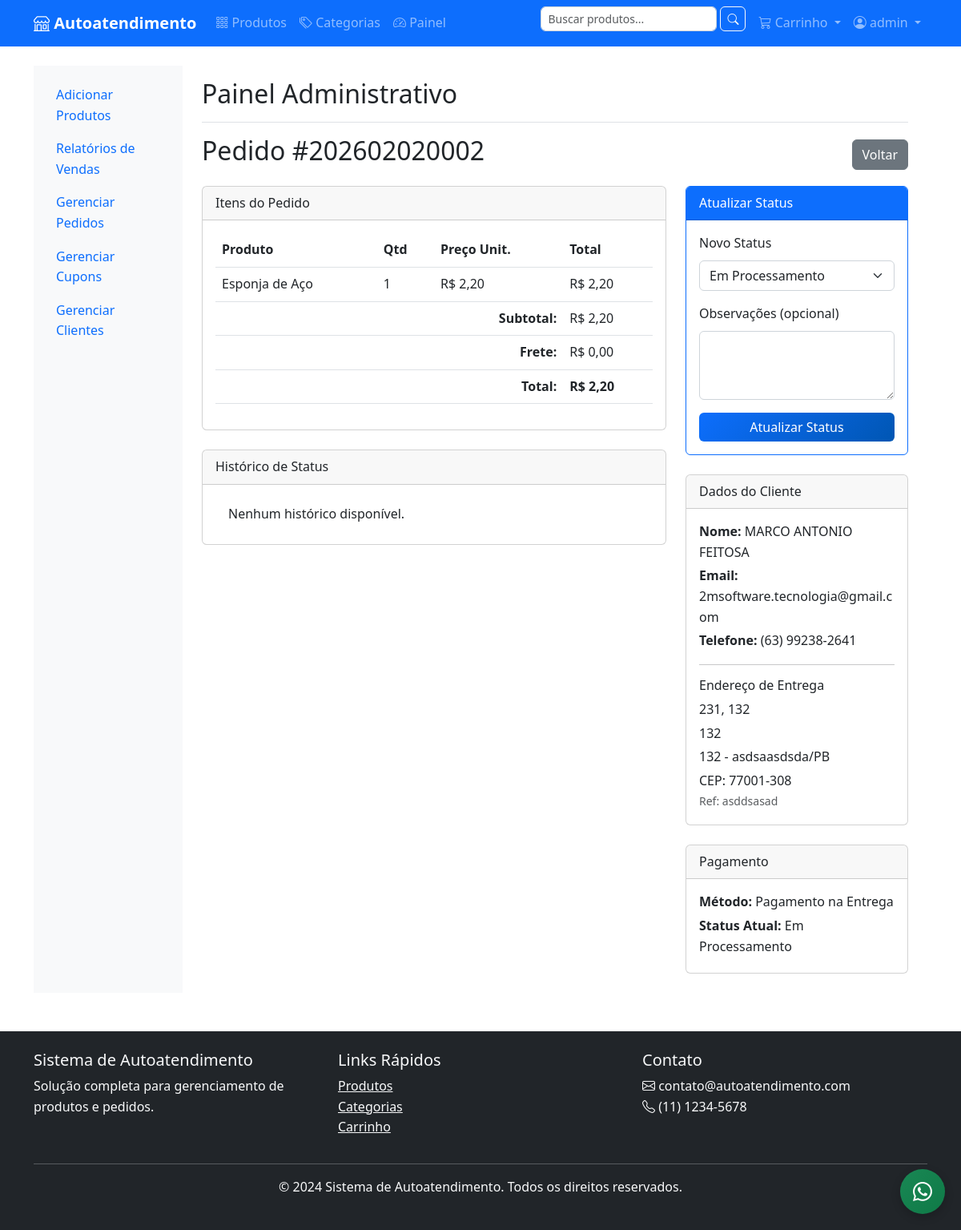
/painel/pedidos/202602020002/ (signed in), run on an earlier commit of the app's database.
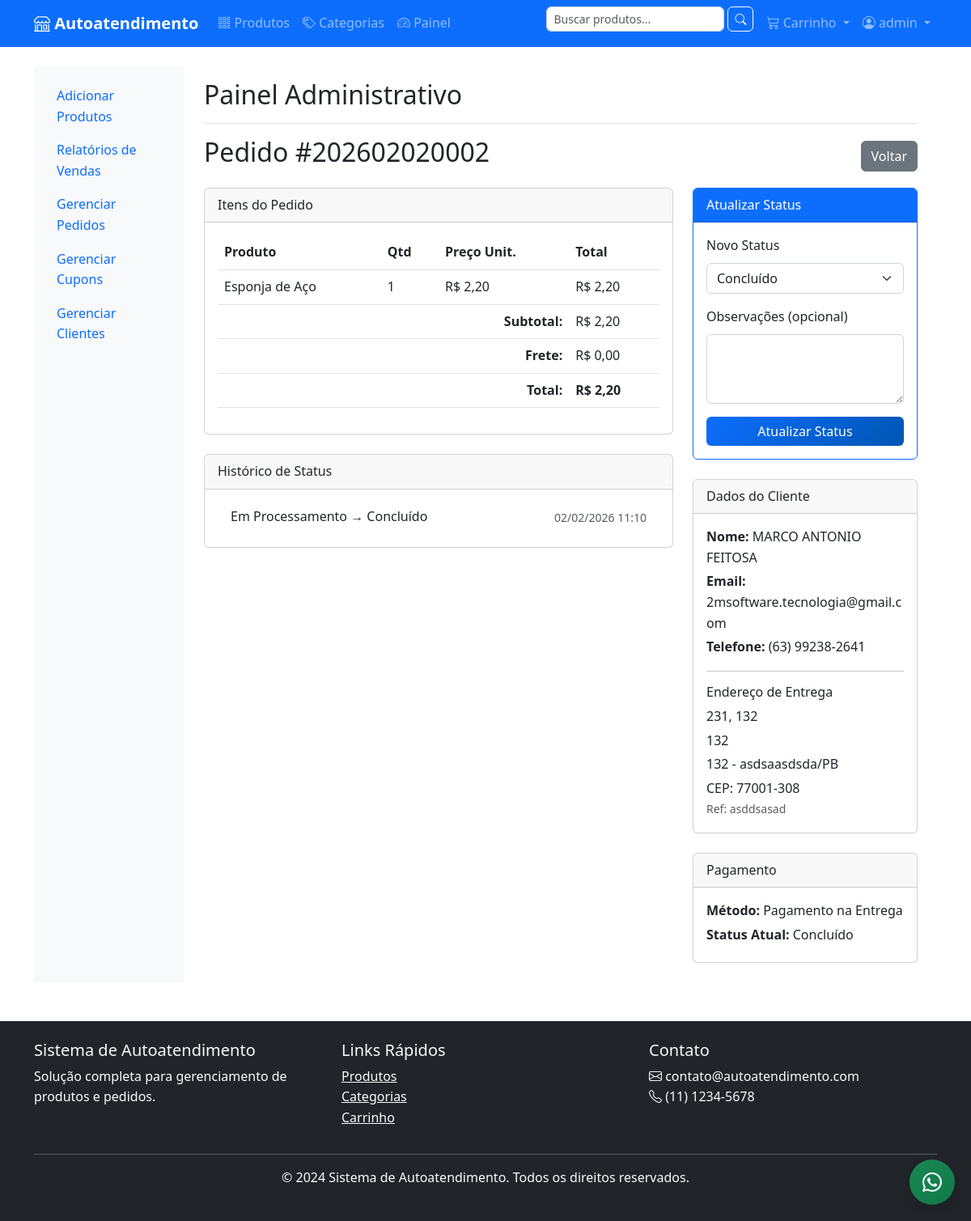
And on a later commit of the database.
### orders/models.py (models this page shows, shortened)
class OrderItem(models.Model):
    order = models.ForeignKey(
        Order,
        on_delete=models.CASCADE,
        related_name='items',
        verbose_name='Pedido'
    )
    product = models.ForeignKey(
        Product,
        on_delete=models.CASCADE,
        verbose_name='Produto'
    )
    quantity = models.PositiveIntegerField('Quantidade')
    price = models.DecimalField('Preço Unitário', max_digits=10, decimal_places=2)
    subtotal = models.DecimalField('Subtotal', max_digits=10, decimal_places=2)
    class Meta:
        verbose_name = 'Item do Pedido'
        verbose_name_plural = 'Itens do Pedido'
        ordering = ['id']

class Order(models.Model):
    STATUS_CHOICES = [
        ('processing', 'Em Processamento'),
        ('out_for_delivery', 'Em Rota de Entrega'),
        ('completed', 'Concluído'),
        ('cancelled', 'Cancelado'),
    ]
    PAYMENT_METHOD_CHOICES = [
        ('credit_card', 'Cartão de Crédito'),
        ('pix', 'PIX'),
        ('pay_on_delivery', 'Pagamento na Entrega'),
    ]
    id = models.UUIDField(primary_key=True, default=uuid.uuid4, editable=False)
    order_number = models.CharField('Número do Pedido', max_length=20, unique=True, db_index=True)
    user = models.ForeignKey(
        User,
        on_delete=models.SET_NULL,
        null=True,
        blank=True,
        verbose_name='Usuário'
    )
    session_key = models.CharField('Chave da Sessão', max_length=40, blank=True, db_index=True)
    customer_name = models.CharField('Nome do Cliente', max_length=100)
    customer_email = models.EmailField('Email do Cliente')
    customer_phone = models.CharField('Telefone do Cliente', max_length=20)
    status = models.CharField('Status', max_length=20, choices=STATUS_CHOICES, default='processing')
    payment_method = models.CharField('Forma de Pagamento', max_length=20, choices=PAYMENT_METHOD_CHOICES, default='credit_card')
    subtotal = models.DecimalField('Subtotal', max_digits=10, decimal_places=2, default=0)
    shipping_cost = models.DecimalField('Frete', max_digits=10, decimal_places=2, default=0)
    discount_amount = models.DecimalField('Desconto', max_digits=10, decimal_places=2, default=0)
    total_amount = models.DecimalField('Total', max_digits=10, decimal_places=2, default=0)
    coupon = models.ForeignKey(
        Coupon,
        on_delete=models.SET_NULL,
        null=True,
        blank=True,
        verbose_name='Cupom de Desconto'
    )
    notes = models.TextField('Observações', blank=True)
    created_at = models.DateTimeField('Criado em', auto_now_add=True)
    updated_at = models.DateTimeField('Atualizado em', auto_now=True)
    class Meta:
        verbose_name = 'Pedido'
        verbose_name_plural = 'Pedidos'
        ordering = ['-created_at']
        indexes = [
            models.Index(fields=['order_number']),
            models.Index(fields=['status']),
            models.Index(fields=['created_at']),
            models.Index(fields=['customer_email']),
        ]

class OrderStatusHistory(models.Model):
    order = models.ForeignKey(
        Order,
        on_delete=models.CASCADE,
        related_name='status_history',
        verbose_name='Pedido'
    )
    old_status = models.CharField('Status Anterior', max_length=20, choices=Order.STATUS_CHOICES)
    new_status = models.CharField('Novo Status', max_length=20, choices=Order.STATUS_CHOICES)
    notes = models.TextField('Observações', blank=True)
    created_at = models.DateTimeField('Criado em', auto_now_add=True)
    class Meta:
        verbose_name = 'Histórico de Status'
        verbose_name_plural = 'Histórico de Status'
        ordering = ['-created_at']

### products/models.py (models this page shows, shortened)
class Product(models.Model):
    name = models.CharField('Nome', max_length=200)
    slug = models.SlugField('Slug', unique=True, max_length=200)
    category = models.ForeignKey(
        Category,
        on_delete=models.CASCADE,
        verbose_name='Categoria'
    )
    brand = models.ForeignKey(
        Brand,
        on_delete=models.SET_NULL,
        null=True,
        blank=True,
        verbose_name='Marca'
    )
    description = models.TextField('Descrição')
    short_description = models.CharField('Descrição Curta', max_length=255, blank=True)
    price = models.DecimalField('Preço', max_digits=10, decimal_places=2)
    stock_quantity = models.PositiveIntegerField('Quantidade em Estoque', default=0)
    sku = models.CharField('SKU', max_length=50, unique=True, blank=True)
    class UnitOfMeasure(models.TextChoices):
        ML = 'ML', 'Mililitro (ml)'
        L = 'L', 'Litro (L)'
        KG = 'KG', 'Quilograma (kg)'
        G = 'G', 'Grama (g)'
    weight = models.DecimalField('Peso (kg)', max_digits=8, decimal_places=2, null=True, blank=True)
    length = models.DecimalField('Comprimento (cm)', max_digits=8, decimal_places=2, null=True, blank=True)
    width = models.DecimalField('Largura (cm)', max_digits=8, decimal_places=2, null=True, blank=True)
    height = models.DecimalField('Altura (cm)', max_digits=8, decimal_places=2, null=True, blank=True)
    unit = models.CharField(
        'Unidade de Medida',
        max_length=5,
        choices=UnitOfMeasure.choices,
        null=True,
        blank=True
    )
    is_active = models.BooleanField('Ativo', default=True)
    is_featured = models.BooleanField('Destaque', default=False)
    created_at = models.DateTimeField('Criado em', auto_now_add=True)
    updated_at = models.DateTimeField('Atualizado em', auto_now=True)
    class Meta:
        verbose_name = 'Produto'
        verbose_name_plural = 'Produtos'
        ordering = ['-created_at']
        indexes = [
            models.Index(fields=['category', 'is_active']),
            models.Index(fields=['brand', 'is_active']),
            models.Index(fields=['price']),
            models.Index(fields=['created_at']),
        ]

### products/admin_views.py (the view)
# urls.py: path('pedidos/<slug:order_number>/', admin_views.OrderAdminDetailView.as_view(), name='orders_detail'),
class OrderAdminDetailView(StaffRequiredMixin, DetailView):
    model = Order
    template_name = 'painel/orders/detail.html'
    context_object_name = 'order'
    slug_field = 'order_number'
    slug_url_kwarg = 'order_number'
    def get_queryset(self):
        return super().get_queryset().prefetch_related('items__product', 'status_history', 'shipping_address')
    def get_context_data(self, **kwargs):
        context = super().get_context_data(**kwargs)
        context['status_choices'] = Order.STATUS_CHOICES
        return context

### cart/context_processors.py (called while the page is built)
def cart(request):
    session_key = request.session.session_key
    if not session_key:
        return {'cart': None, 'cart_total': 0, 'cart_amount': 0}
    try:
        cart = Cart.objects.get(session_key=session_key)
        return {
            'cart': cart,
            'cart_total': cart.total_items,
            'cart_amount': cart.total_amount
        }
    except Cart.DoesNotExist:
        return {'cart': None, 'cart_total': 0, 'cart_amount': 0}

### products/admin_views.py (called while the page is built)
    def test_func(self):
        return self.request.user.is_staff

### templates/painel/orders/detail.html (shortened to what the changed rows need)
{% extends "painel/base_painel.html" %}
{% load static %}
{% block painel_content %}
<div class="d-flex justify-content-between align-items-center mb-3">
  <h2>Pedido #{{ order.order_number }}</h2>
  <a href="{% url 'painel:orders_list' %}" class="btn btn-secondary">Voltar</a>
</div>
<div class="row">
  <div class="col-md-8">
    <div class="card mb-4">
      <div class="card-body">
        <div class="table-responsive">
          <table class="table">
            <thead>
              <tr>
                <th>Produto</th>
                <th>Qtd</th>
                <th>Preço Unit.</th>
                <th>Total</th>
              </tr>
            </thead>
            <tbody>
              {% for item in order.items.all %}
              <tr>
                <td>{{ item.product.name }}</td>
                <td>{{ item.quantity }}</td>
                <td>R$ {{ item.price|floatformat:2 }}</td>
                <td>R$ {{ item.subtotal|floatformat:2 }}</td>
              </tr>
              {% endfor %}
            </tbody>
            <tfoot>
              <tr>
                <td colspan="3" class="text-end"><strong>Subtotal:</strong></td>
                <td>R$ {{ order.subtotal|floatformat:2 }}</td>
              </tr>
              <tr>
                <td colspan="3" class="text-end"><strong>Frete:</strong></td>
                <td>R$ {{ order.shipping_cost|floatformat:2 }}</td>
              </tr>
              <tr>
                <td><strong>R$ {{ order.total_amount|floatformat:2 }}</strong></td>
              </tr>
            </tfoot>
          </table>
        </div>
      </div>
    </div>
    <div class="card mb-4">
      <div class="card-body">
        <ul class="list-group list-group-flush">
          {% for history in order.status_history.all %}
          <li class="list-group-item">
            <div class="d-flex w-100 justify-content-between">
              <h6 class="mb-1">
                {{ history.get_old_status_display }} &rarr; {{ history.get_new_status_display }}
              </h6>
              <small class="text-muted">{{ history.created_at|date:"d/m/Y H:i" }}</small>
            </div>
          </li>
          {% empty %}
          <li class="list-group-item">Nenhum histórico disponível.</li>
          {% endfor %}
        </ul>
      </div>
    </div>
  </div>
  <div class="col-md-4">
    <div class="card mb-4 border-primary">
      <div class="card-body">
        <form method="post" action="{% url 'painel:orders_update_status' order.order_number %}">
          <div class="mb-3">
            <label for="status" class="form-label">Novo Status</label>
            <select name="status" id="status" class="form-select">
              {% for status_code, status_label in status_choices %}
                <option value="{{ status_code }}" {% if order.status == status_code %}selected{% endif %}>
                  {{ status_label }}
                </option>
              {% endfor %}
            </select>
          </div>
        </form>
      </div>
    </div>
    <div class="card mb-4">
      <div class="card-body">
        <p class="mb-1"><strong>Nome:</strong> {{ order.customer_name }}</p>
        <p class="mb-1"><strong>Email:</strong> {{ order.customer_email }}</p>
        <p class="mb-1"><strong>Telefone:</strong> {{ order.customer_phone }}</p>
        <hr>
        <h6>Endereço de Entrega</h6>
        {% with addr=order.shipping_address %}
        <p class="mb-1">{{ addr.street }}, {{ addr.number }}</p>
        {% if addr.complement %}<p class="mb-1">{{ addr.complement }}</p>{% endif %}
        <p class="mb-1">{{ addr.neighborhood }} - {{ addr.city }}/{{ addr.state }}</p>
        <p class="mb-0">CEP: {{ addr.zip_code }}</p>
        {% if addr.reference %}<p class="mb-0 text-muted"><small>Ref: {{ addr.reference }}</small></p>{% endif %}
        {% endwith %}
      </div>
    </div>
    <div class="card mb-4">
      <div class="card-body">
        <p class="mb-1"><strong>Método:</strong> {{ order.get_payment_method_display }}</p>
        <p class="mb-1"><strong>Status Atual:</strong> {{ order.get_status_display }}</p>
      </div>
    </div>
  </div>
</div>
{% endblock %}

What changed in the data, as far as the page shows it:
changed Order "MARCO ANTONIO FEITOSA": status "Em Processamento" → "Concluído"
added OrderStatusHistory: old_status "Em Processamento", new_status "Concluído", created_at "02/02/2026 11:10"
Also different on the page:
text no longer shown: "Nenhum histórico disponível."
